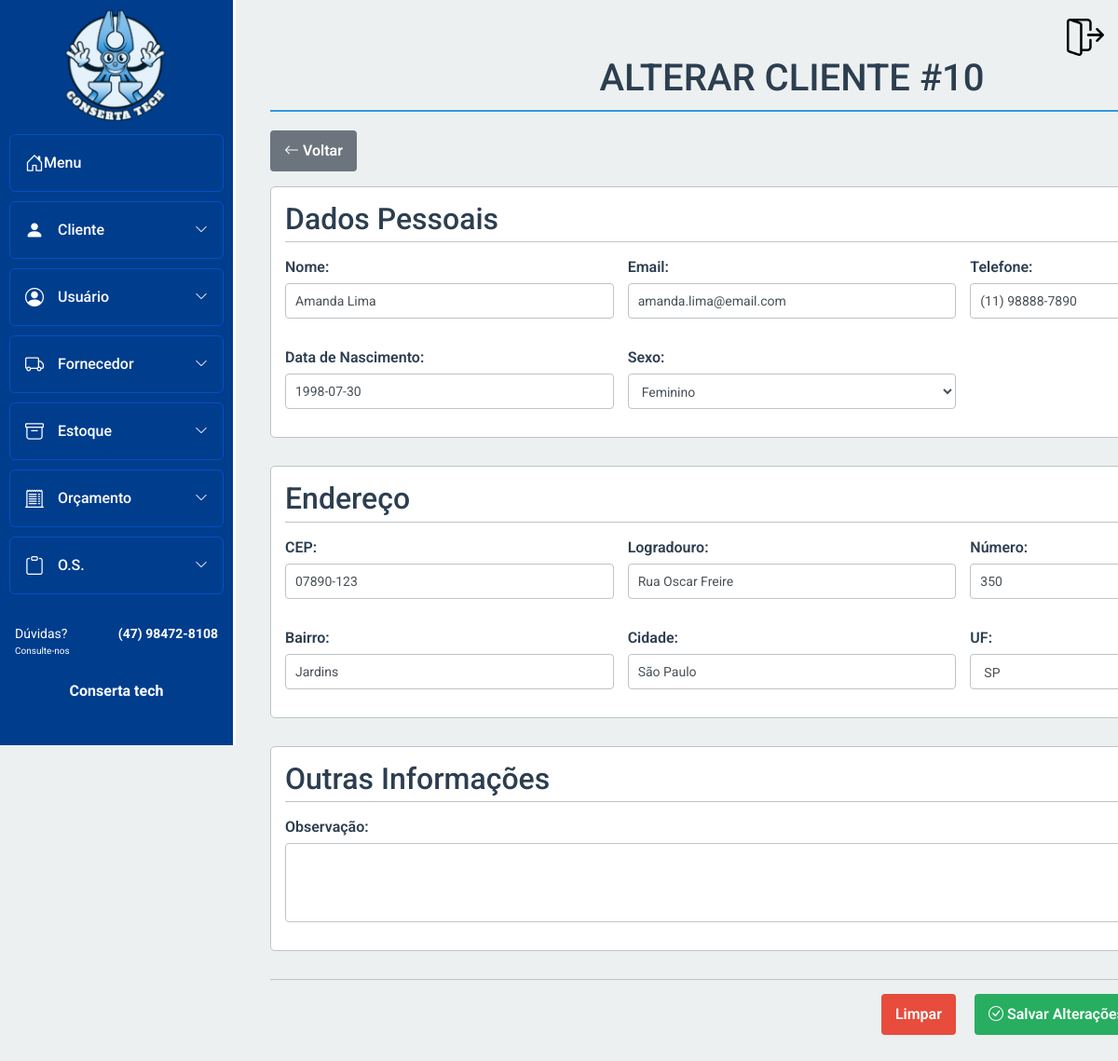
Screenshot of /sa_mod_bd/Cliente/alterar_cliente.php?id=10 (signed in) with the database file from the repository.
### tables this page shows
CREATE TABLE `cliente` (
  `id_cliente` int(11) NOT NULL,
  `id_usuario` int(11) NOT NULL,
  `email` varchar(100) DEFAULT NULL,
  `cpf` varchar(18) DEFAULT NULL,
  `nome` varchar(40) DEFAULT NULL,
  `observacao` varchar(255) DEFAULT NULL,
  `data_nasc` date DEFAULT NULL,
  `data_cad` date DEFAULT NULL,
  `sexo` enum('M','F') DEFAULT NULL,
  `cep` varchar(10) DEFAULT NULL,
  `logradouro` varchar(80) DEFAULT NULL,
  `tipo` varchar(20) DEFAULT NULL,
  `complemento` varchar(15) DEFAULT NULL,
  `numero` int(11) DEFAULT NULL,
  `cidade` varchar(30) DEFAULT NULL,
  `telefone` varchar(18) DEFAULT NULL,
  `uf` varchar(2) DEFAULT NULL,
  `bairro` varchar(20) DEFAULT NULL,
  `inativo` tinyint(4) DEFAULT 0
);

### sa_mod_bd/Cliente/alterar_cliente.php (the view, shortened to what this page needs)
<?php
require '../Conexao/conexao.php';
$clienteAtual = null;
if (isset($_GET['id']) && is_numeric($_GET['id'])) {
    $id_cliente = $_GET['id'];
    $sql = "SELECT * FROM cliente WHERE id_cliente=:id";
    $stmt = $pdo->prepare($sql);
    $stmt->bindParam(':id', $id_cliente, PDO::PARAM_INT);
    $stmt->execute();
    $clienteAtual = $stmt->fetch(PDO::FETCH_ASSOC);
} else {
    header("Location: buscar_cliente.php?msg=warning&text=Nenhum cliente selecionado!");
    exit;
}
$sql = "SELECT * FROM cliente WHERE inativo = 0 ORDER BY nome ASC";
$stmt = $pdo->prepare($sql);
$stmt->execute();
$clientes = $stmt->fetchAll(PDO::FETCH_ASSOC);
function safe_html($value)
{
    return $value !== null ? htmlspecialchars($value) : '';
}
?>
<!DOCTYPE html>
<html lang="pt-br">
<head>
    <link rel="stylesheet" href="../bootstrap/css/bootstrap.min.css">
    <link rel="stylesheet" href="https://cdn.jsdelivr.net/npm/bootstrap-icons@1.10.3/font/bootstrap-icons.css" />
    <link rel="stylesheet" href="../Menu_lateral/css-home-bar.css" />
    <link rel="stylesheet" href="https://cdn.jsdelivr.net/npm/flatpickr/dist/flatpickr.min.css">
    <link rel="stylesheet" href="https://cdn.jsdelivr.net/npm/notyf@3/notyf.min.css">
    <link rel="stylesheet" href="alterar.css">
</head>
<body>
    <div class="container">
        <h1>ALTERAR CLIENTE #<?= safe_html($clienteAtual['id_cliente'] ?? '') ?></h1>
        <?php include("../Menu_lateral/menu.php"); ?>
        <div class="mb-3">
            <a href="buscar_cliente.php" class="btn btn-secondary">
                <i class="bi bi-arrow-left"></i> Voltar
            </a>
        </div>
        <?php if ($clienteAtual): ?>
            <form method="POST">
                <div class="form-section">
                    <h2>Dados Pessoais</h2>
                    <div class="campos_juridica">
                        <div class="linha">
                            <label for="nome_cliente">Nome:</label>
                            <input type="text" id="nome_cliente" name="nome" class="form-control"
                                value="<?= safe_html($clienteAtual['nome'] ?? '') ?>" required>
                        </div>
                        <div class="linha">
                            <label for="email">Email:</label>
                            <input type="email" id="email" name="email" class="form-control"
                                value="<?= safe_html($clienteAtual['email'] ?? '') ?>" required>
                        </div>
                        <div class="linha">
                            <label for="telefone">Telefone:</label>
                            <input type="text" id="telefone" name="telefone" class="form-control"
                                value="<?= safe_html($clienteAtual['telefone'] ?? '') ?>">
                        </div>
                        <div class="linha">
                            <label for="data_nasc">Data de Nascimento:</label>
                            <input type="text" id="data_nasc" name="data_nasc" class="form-control"
                                value="<?= safe_html($clienteAtual['data_nasc'] ?? '') ?>">
                        </div>
                        <div class="linha">
                            <label for="sexo">Sexo:</label>
                            <select id="sexo" name="sexo" class="form-control">
                                <option value="F" <?= ($clienteAtual['sexo'] == 'F') ? 'selected' : '' ?>>Feminino</option>
                            </select>
                        </div>
                    </div>
                </div>
                <div class="form-section">
                    <h2>Endereço</h2>
                    <div class="campos_juridica">
                        <div class="linha">
                            <label for="cep">CEP:</label>
                            <input type="text" id="cep" name="cep" class="form-control"
                                value="<?= safe_html($clienteAtual['cep'] ?? '') ?>">
                        </div>
                        <div class="linha">
                            <label for="logradouro">Logradouro:</label>
                            <input type="text" id="logradouro" name="logradouro" class="form-control"
                                value="<?= safe_html($clienteAtual['logradouro'] ?? '') ?>">
                        </div>
                        <div class="linha">
                            <label for="numero">Número:</label>
                            <input type="text" id="numero" name="numero" class="form-control"
                                value="<?= safe_html($clienteAtual['numero'] ?? '') ?>">
                        </div>
                        <div class="linha">
                            <label for="bairro">Bairro:</label>
                            <input type="text" id="bairro" name="bairro" class="form-control"
                                value="<?= safe_html($clienteAtual['bairro'] ?? '') ?>">
                        </div>
                        <div class="linha">
                            <label for="cidade">Cidade:</label>
                            <input type="text" id="cidade" name="cidade" class="form-control"
                                value="<?= safe_html($clienteAtual['cidade'] ?? '') ?>">
                        </div>
                        <div class="linha">
                            <label for="uf">UF:</label>
                            <select id="uf" name="uf" class="form-control">
                                <?php
                                $ufs = ['AC', 'AL', 'AP', 'AM', 'BA', 'CE', 'DF', 'ES', 'GO', 'MA', 'MT', 'MS', 'MG', 'PA', 'PB', 'PR', 'PE', 'PI', 'RJ', 'RN', 'RS', 'RO', 'RR', 'SC', 'SP', 'SE', 'TO'];
                                foreach ($ufs as $uf) {
                                    $selected = ($clienteAtual['uf'] == $uf) ? 'selected' : '';
                                    echo "<option value='$uf' $selected>$uf</option>";
                                }
                                ?>
                            </select>
                        </div>
                    </div>
                </div>
                <div class="form-section">
                    <h2>Outras Informações</h2>
                    <div class="campos_juridica">
                        <div class="linha" style="grid-column: 1 / -1;">
                            <label for="observacao">Observação:</label>
                            <textarea id="observacao" name="observacao" class="form-control"
                                rows="3"><?= safe_html($clienteAtual['observacao'] ?? '') ?></textarea>
                        </div>
                    </div>
                </div>
                <div class="container-botoes">
                    <button type="reset" class="btn btn-limpar">Limpar</button>
                    <button type="submit" class="btn btn-enviar">
                        <i class="bi bi-check-circle"></i> Salvar Alterações
                    </button>
                </div>
            </form>
        <?php endif; ?>
    </div>
</body>
</html>

### sa_mod_bd/Menu_lateral/css-home-bar.css (style rules this page uses)
* { margin: 0; padding: 0; box-sizing: border-box; font-family: 'Roboto', sans-serif; }
html, body { height: 100%; overflow-x: hidden; }

### sa_mod_bd/Cliente/alterar.css (style rules this page uses)
:root { --primary-color: #2c3e50; --secondary-color: #3498db; --background-color: #ecf0f1; --text-color: #2c3e50; --border-color: #bdc3c7; --success-color: #27ae60; --danger-color: #e74c3c; --warning-color: #f39c12; }
* { margin: 0; padding: 0; box-sizing: border-box; font-family: 'Segoe UI', Tahoma, Geneva, Verdana, sans-serif; scrollbar-width: none; }
body { background-color: var(--background-color); color: var(--text-color); padding: 20px; scrollbar-width: none; }
.container { max-width: 1400px; margin: 20px 20px 20px 220px; padding: 20px; transition: margin-left 0.3s ease; margin-left: 250px; }
h1 { color: var(--primary-color); margin-bottom: 20px; border-bottom: 2px solid var(--secondary-color); padding-bottom: 10px; text-align: center; }
.form-section { margin-bottom: 30px; border: 1px solid var(--border-color); padding: 15px; border-radius: 5px; background-color: white; }
.form-section h2 { color: var(--primary-color); margin-bottom: 15px; padding-bottom: 5px; border-bottom: 1px solid var(--border-color); }
.btn { padding: 10px 15px; border: none; border-radius: 4px; cursor: pointer; font-weight: 600; margin-right: 10px; }
.btn-secondary { background-color: #6c757d; color: white; }
.campos_juridica { display: grid; grid-template-columns: repeat(auto-fill, minmax(300px, 1fr)); gap: 15px; }
.linha { margin-bottom: 15px; }
.linha label { display: block; margin-bottom: 5px; font-weight: 600; }
.linha input, .linha select, .linha textarea { width: 100%; padding: 10px; border: 1px solid var(--border-color); border-radius: 4px; font-size: 14px; }
.container-botoes { grid-column: 1 / -1; display: flex; justify-content: flex-end; gap: 10px; margin-top: 20px; padding-top: 15px; border-top: 1px solid var(--border-color); }
.btn-enviar { background-color: var(--success-color); color: white; }
.btn-limpar { background-color: var(--danger-color); color: white; }

### rows the page displays
cliente: id_cliente "10", nome "Amanda Lima", email "amanda.lima@email.com", telefone "(11) 98888-7890", data_nasc "1998-07-30", sexo "Feminino", cep "07890-123", logradouro "Rua Oscar Freire", numero "350", bairro "Jardins", cidade "São Paulo"

### other values shown
form field uf "SP"
